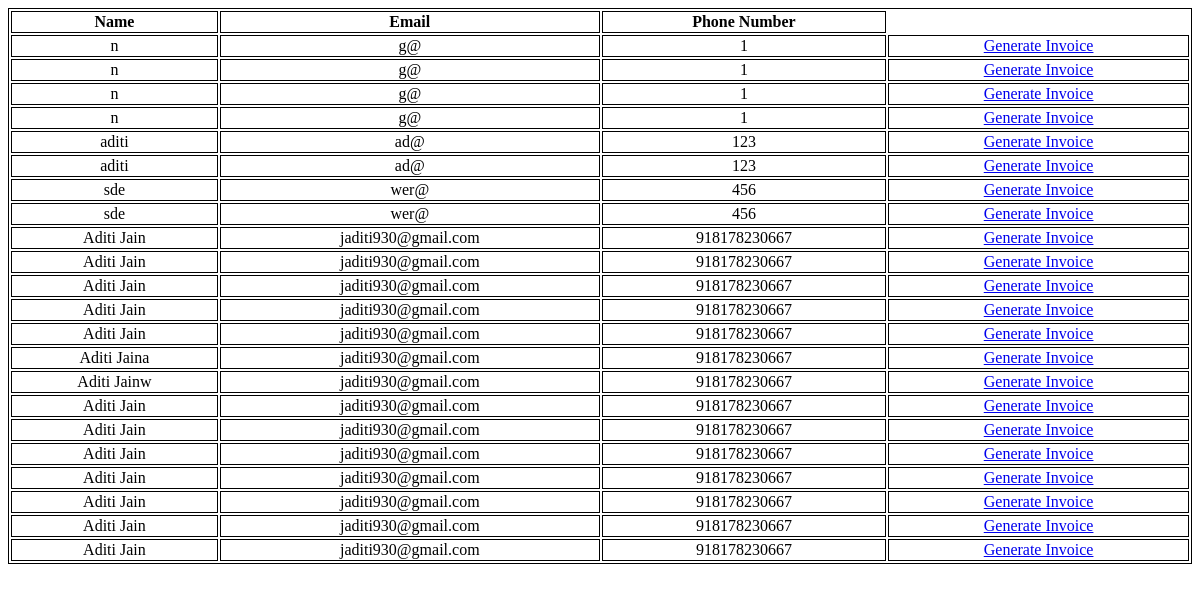
The app's page /show_all/, older data.
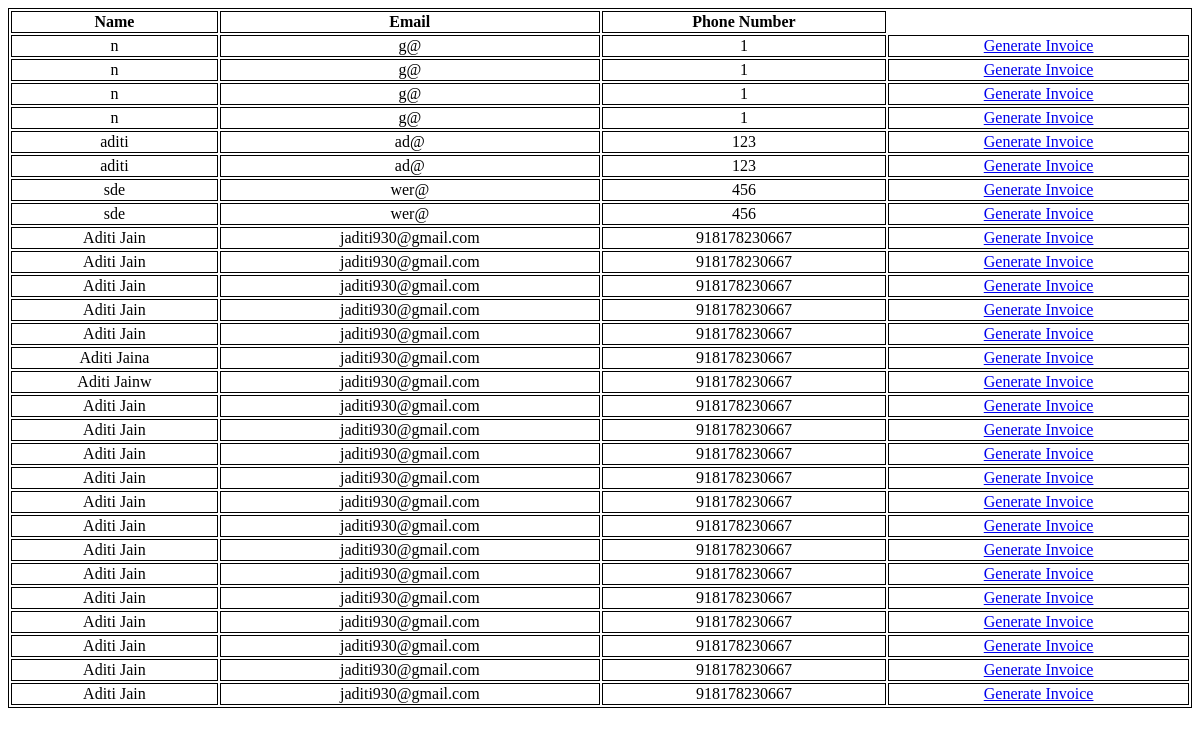
The same page, newer data.
### invoice/models.py (models this page shows)
class InvoiceForm(models.Model):
    name=models.CharField(max_length=100,null=True)
    email=models.EmailField(max_length=100,null=True)
    phone=models.BigIntegerField(null=True)
    itemname=models.TextField(null=True)
    quantity=models.TextField(null=True)
    price=models.TextField(null=True)
    category = models.TextField(null=True)

### invoice/views.py (the view)
# urls.py: path('show_all/',views.show_all),
def show_all(request):
    inames=InvoiceForm.objects.values('id','name','email','phone')
    context={"names":inames}
    return render(request,"show_invoices.html",context)

### templates/show_invoices.html (shortened to what this page needs)
<!DOCTYPE html>
<html lang="en">
<head>
</head>
<body>
        <table style="width:100%">
            <tr>
              <th>Name</th>
              <th>Email</th>
              <th>Phone Number</th>
            </tr>
        {% for inv in names %}
            <tr>
              <td>{{inv.name}}</td>
              <td>{{inv.email}}</td>
              <td>{{inv.phone}}</td>
              <td><a href="/generateInvoice/{{inv.id}}">Generate Invoice</a></td>
            </tr>
    {% endfor %}
        </table>
</body>
</html>

### templates/show_invoices.html (style rules this page uses)
table, th, td { border:1px solid black; text-align:center; }

Row changes from the older to the newer data that the page shows:
added InvoiceForm: name "Aditi Jain", email "jaditi930@gmail.com", phone "918178230667"
added InvoiceForm: name "Aditi Jain", email "jaditi930@gmail.com", phone "918178230667"
added InvoiceForm: name "Aditi Jain", email "jaditi930@gmail.com", phone "918178230667"
added InvoiceForm: name "Aditi Jain", email "jaditi930@gmail.com", phone "918178230667"
added InvoiceForm: name "Aditi Jain", email "jaditi930@gmail.com", phone "918178230667"
added InvoiceForm: name "Aditi Jain", email "jaditi930@gmail.com", phone "918178230667"
